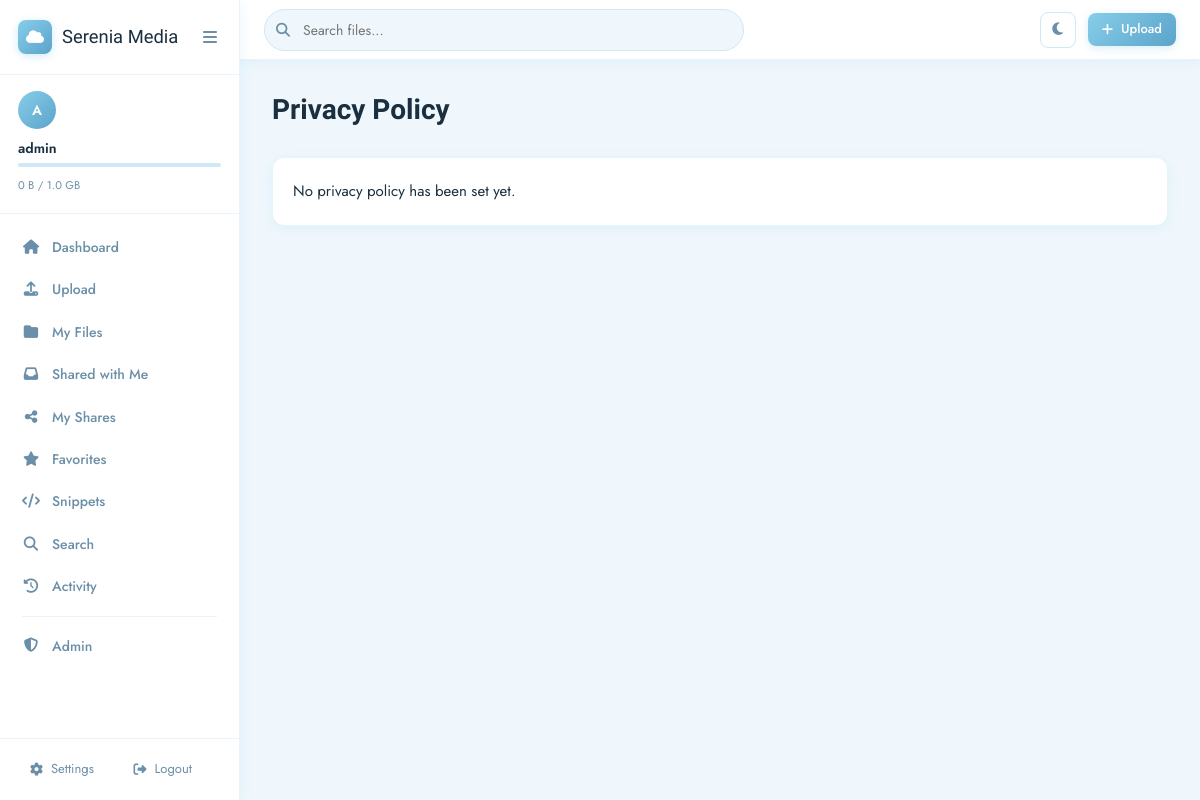
Screenshot of /privacy (signed in) with the database file from the repository.
### models/user.py (models this page shows, shortened)
class User(UserMixin, db.Model):
    __tablename__ = 'users'
    id = db.Column(db.Integer, primary_key=True)
    username = db.Column(db.String(80), unique=True, nullable=False, index=True)
    email = db.Column(db.String(120), unique=True, nullable=False, index=True)
    password_hash = db.Column(db.String(256), nullable=False)
    is_admin = db.Column(db.Boolean, default=False)
    is_active = db.Column(db.Boolean, default=True)
    avatar_path = db.Column(db.String(512), nullable=True)   # stored filename under static/avatars/
    bio = db.Column(db.Text, nullable=True)
    storage_used = db.Column(db.BigInteger, default=0)
    storage_limit = db.Column(db.BigInteger, default=1073741824)  # 1 GB
    dark_mode = db.Column(db.Boolean, default=False)
    reset_token = db.Column(db.String(100), nullable=True)
    reset_token_expiry = db.Column(db.DateTime, nullable=True)
    created_at = db.Column(db.DateTime, default=datetime.utcnow)
    last_login = db.Column(db.DateTime, nullable=True)
    files = db.relationship('File', backref='owner', lazy='dynamic', cascade='all, delete-orphan')
    folders = db.relationship('Folder', backref='owner', lazy='dynamic', cascade='all, delete-orphan')
    shares_created = db.relationship('Share', backref='creator', lazy='dynamic', foreign_keys='Share.created_by')
    snippets = db.relationship('TextSnippet', backref='author', lazy='dynamic', cascade='all, delete-orphan')
    activities = db.relationship('Activity', backref='user', lazy='dynamic', cascade='all, delete-orphan')
    favorites = db.relationship('Favorite', backref='user', lazy='dynamic', cascade='all, delete-orphan')
    def storage_percent(self):
        if self.storage_limit == 0:
            return 0
        return min(int((self.storage_used / self.storage_limit) * 100), 100)

### routes/main.py (the view)
@main_bp.route('/privacy')
def privacy():
    policy = SiteSettings.get('privacy_policy', 'No privacy policy has been set yet.')
    site_name = SiteSettings.get('site_name', 'Serenia Media')
    return render_template('main/legal.html', title='Privacy Policy', content=policy, site_name=site_name)

### models/user.py (called while the page is built)
    @staticmethod
    def get(key, default=None):
        row = SiteSettings.query.filter_by(key=key).first()
        return row.value if row else default

### templates/main/legal.html (shortened to what this page needs)
{% extends "base.html" %}
{% block content %}
<div class="page-header"><h1>{{ title }}</h1></div>
<div class="card"><div class="card-body legal-content">{{ content|safe }}</div></div>
{% endblock %}

### templates/base.html (shortened to what this page needs)
<!DOCTYPE html>
<html lang="en" class="{{ 'dark-mode' if current_user.is_authenticated and current_user.dark_mode else '' }}">
<head>
  <link rel="stylesheet" href="https://cdnjs.cloudflare.com/ajax/libs/font-awesome/6.5.0/css/all.min.css">
  <link rel="stylesheet" href="{{ url_for('static', filename='css/main.css') }}">
</head>
<body>
  {% if current_user.is_authenticated %}
  <nav class="sidebar" id="sidebar">
    <div class="sidebar-logo">
      <a href="{{ url_for('main.dashboard') }}" class="logo-link">
        {% if logo_path %}
        <img src="/static/brand/{{ logo_path }}" class="logo-img" alt="{{ site_name }}">
        {% else %}
        <div class="logo-icon"><i class="fa-solid fa-cloud"></i></div>
        {% endif %}
        <span class="logo-text">{{ site_name }}</span>
      </a>
      <button class="sidebar-toggle" id="sidebarToggle"><i class="fa-solid fa-bars"></i></button>
    </div>
    <div class="sidebar-user">
      <div class="user-avatar-wrap">
        {% if current_user.avatar_path %}
        <img src="/static/avatars/{{ current_user.avatar_path }}" class="user-avatar-img" alt="avatar">
        {% else %}
        <div class="user-avatar">{{ current_user.username[0].upper() }}</div>
        {% endif %}
      </div>
      <div class="user-info">
        <div class="user-name">{{ current_user.username }}</div>
        <div class="user-storage">
          <div class="storage-bar">
          </div>
          <span class="storage-text">{{ current_user.storage_used|human_size }} / {{ current_user.storage_limit|human_size }}</span>
        </div>
      </div>
    </div>
    <ul class="sidebar-nav">
      <li><a href="{{ url_for('main.dashboard') }}" class="{{ 'active' if request.endpoint=='main.dashboard' }}"><i class="fa-solid fa-house"></i><span>Dashboard</span></a></li>
      <li><a href="{{ url_for('files.upload') }}" class="{{ 'active' if request.endpoint=='files.upload' }}"><i class="fa-solid fa-upload"></i><span>Upload</span></a></li>
      <li><a href="{{ url_for('files.list_files') }}" class="{{ 'active' if request.endpoint=='files.list_files' }}"><i class="fa-solid fa-folder"></i><span>My Files</span></a></li>
      <li><a href="{{ url_for('files.shared_with_me') }}" class="{{ 'active' if request.endpoint=='files.shared_with_me' }}"><i class="fa-solid fa-inbox"></i><span>Shared with Me</span></a></li>
      <li><a href="{{ url_for('files.my_shares') }}" class="{{ 'active' if request.endpoint=='files.my_shares' }}"><i class="fa-solid fa-share-nodes"></i><span>My Shares</span></a></li>
      <li><a href="{{ url_for('main.favorites') }}" class="{{ 'active' if request.endpoint=='main.favorites' }}"><i class="fa-solid fa-star"></i><span>Favorites</span></a></li>
      <li><a href="{{ url_for('main.snippets') }}" class="{{ 'active' if request.endpoint=='main.snippets' }}"><i class="fa-solid fa-code"></i><span>Snippets</span></a></li>
      <li><a href="{{ url_for('main.search') }}" class="{{ 'active' if request.endpoint=='main.search' }}"><i class="fa-solid fa-magnifying-glass"></i><span>Search</span></a></li>
      <li><a href="{{ url_for('main.activity') }}" class="{{ 'active' if request.endpoint=='main.activity' }}"><i class="fa-solid fa-clock-rotate-left"></i><span>Activity</span></a></li>
      {% if current_user.is_admin %}
      <li class="nav-divider"></li>
      <li><a href="{{ url_for('admin.dashboard') }}" class="{{ 'active' if 'admin' in request.endpoint }}"><i class="fa-solid fa-shield-halved"></i><span>Admin</span></a></li>
      {% endif %}
    </ul>
    <div class="sidebar-footer">
      <a href="{{ url_for('auth.profile') }}"><i class="fa-solid fa-gear"></i><span>Settings</span></a>
      <a href="{{ url_for('auth.logout') }}"><i class="fa-solid fa-right-from-bracket"></i><span>Logout</span></a>
    </div>
  </nav>
  <div class="main-wrapper" id="mainWrapper">
    <header class="topbar">
      <div class="topbar-search">
        <form action="{{ url_for('main.search') }}" method="get">
          <input type="text" name="q" placeholder="Search files..." value="{{ request.args.get('q','') }}">
        </form>
      </div>
      <div class="topbar-actions">
        <button class="btn-icon" id="darkModeToggle" title="Toggle dark mode">
          <i class="fa-solid {{ 'fa-sun' if current_user.dark_mode else 'fa-moon' }}"></i>
        </button>
        <a href="{{ url_for('files.upload') }}" class="btn-primary btn-sm"><i class="fa-solid fa-plus"></i> Upload</a>
      </div>
    </header>
    <main class="content-area">
      {% block content %}{% endblock %}
    </main>
  </div>
  {% endif %}
</body>
</html>

### rows the page displays
User: username "A", username "admin", storage_used|human_size "0 B", storage_limit|human_size "1.0 GB"

### other values shown
{{ site_name }} "Serenia Media"
{{ title }} "Privacy Policy"
{{ content|safe }} "No privacy policy has been set yet."
